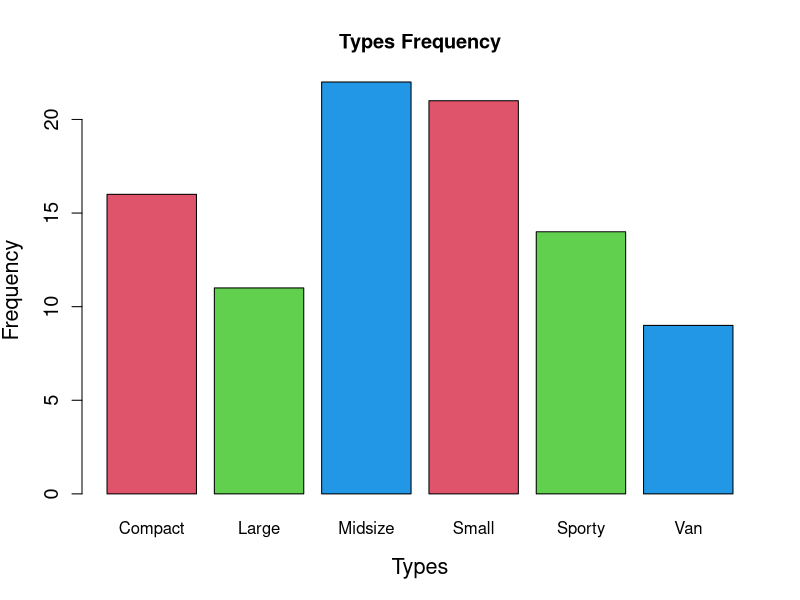
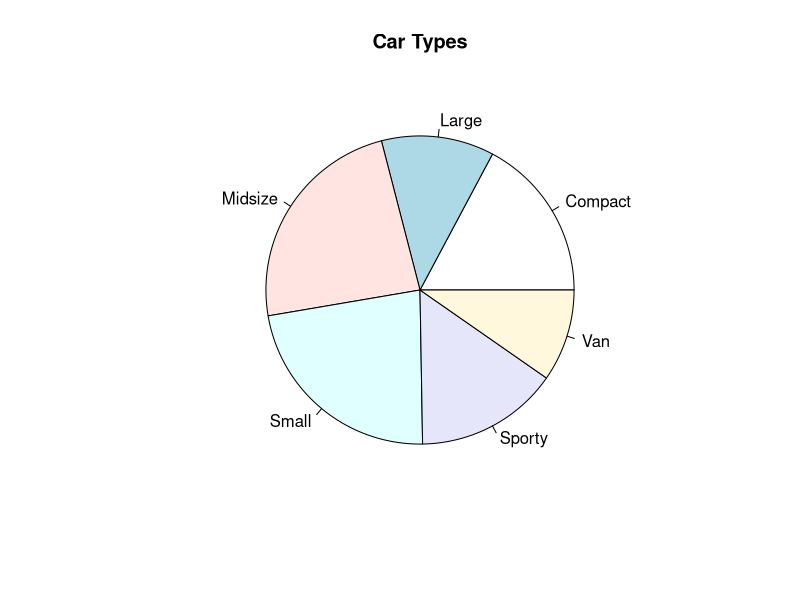
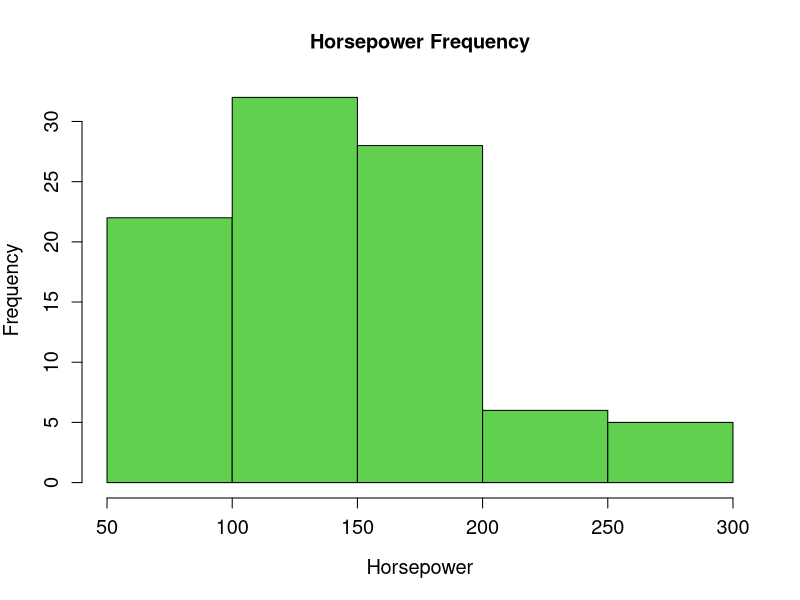
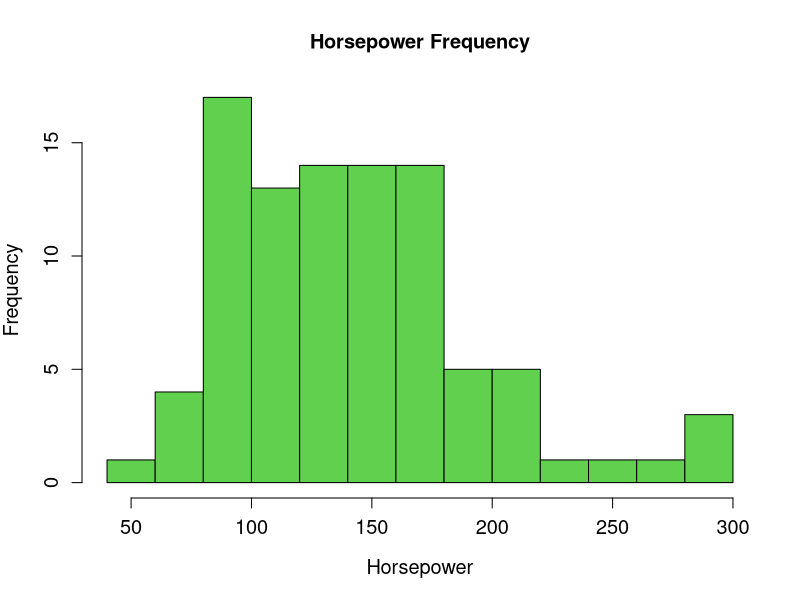
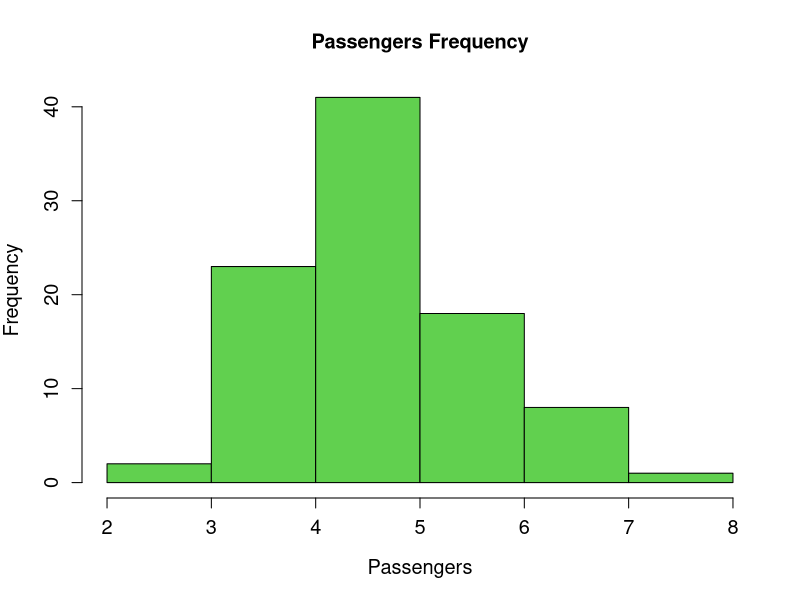
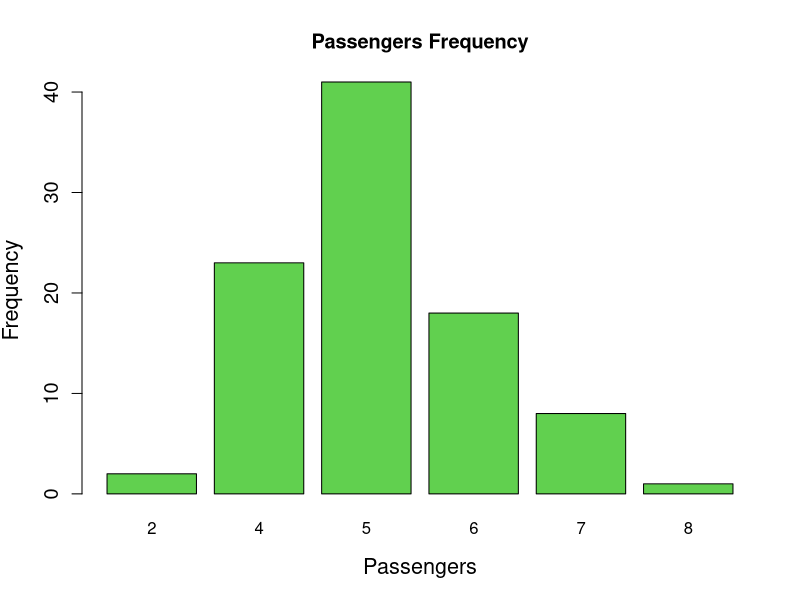
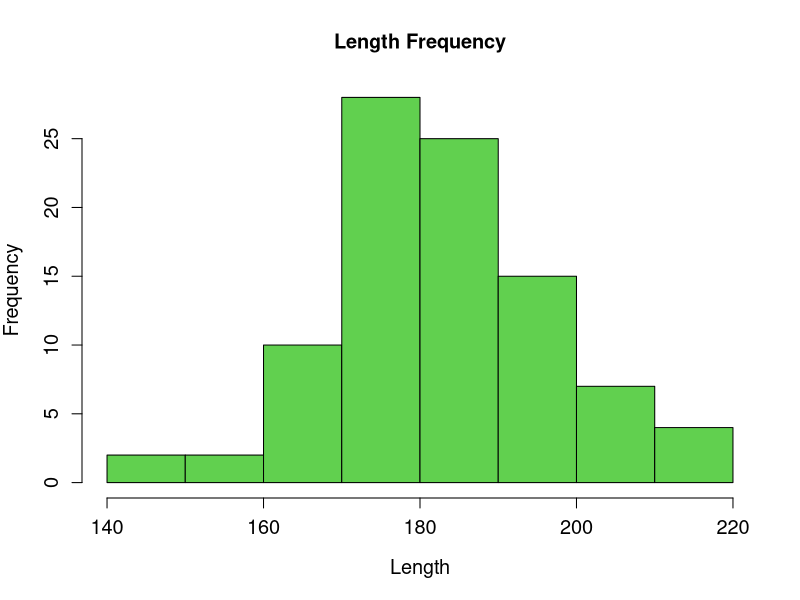

These figures' R source, in order:
## ---- chunk 1
# Your code goes here
## ---- chunk 2
library(MASS)
data(Cars93)
## ---- chunk 3
head(Cars93)
## ---- chunk 4
table(Cars93$Type)
## ---- chunk 5
typevec = (Cars93$Type)
barplot(table(Cars93$Type),xlab = "Types", ylab="Frequency", main = "Types Frequency", cex.lab= 1.3, cex.axis = 1.2, col=c(2,3,4))

## ---- chunk 6
pie(table(Cars93$Type), main = "Car Types", cex.lab = 1.2, cex.axis = 1.2)
## ---- chunk 7
hist(Cars93$Horsepower, cex.lab = 1.2, cex.axis = 1.2, col = 3, main = "Horsepower Frequency", xlab = "Horsepower")
## ---- chunk 8
hist(Cars93$Horsepower, cex.lab = 1.2, cex.axis = 1.2, col = 3, breaks = 12, main = "Horsepower Frequency", xlab = "Horsepower")
## ---- chunk 9

## ---- chunk 10
hist(Cars93$Passengers, cex.lab = 1.2, cex.axis = 1.2, col = 3, main = "Passengers Frequency", xlab = "Passengers")

## ---- chunk 11
barplot(table(Cars93$Passengers),xlab = "Passengers", ylab="Frequency", main = "Passengers Frequency", cex.lab= 1.3, cex.axis = 1.2, col= 3)
## ---- chunk 12
hist(Cars93$Length, cex.lab = 1.2, cex.axis = 1.2, col = 3, main = "Length Frequency", xlab = "Length")
## ---- chunk 13
mean(Cars93$Length)
median(Cars93$Length)
